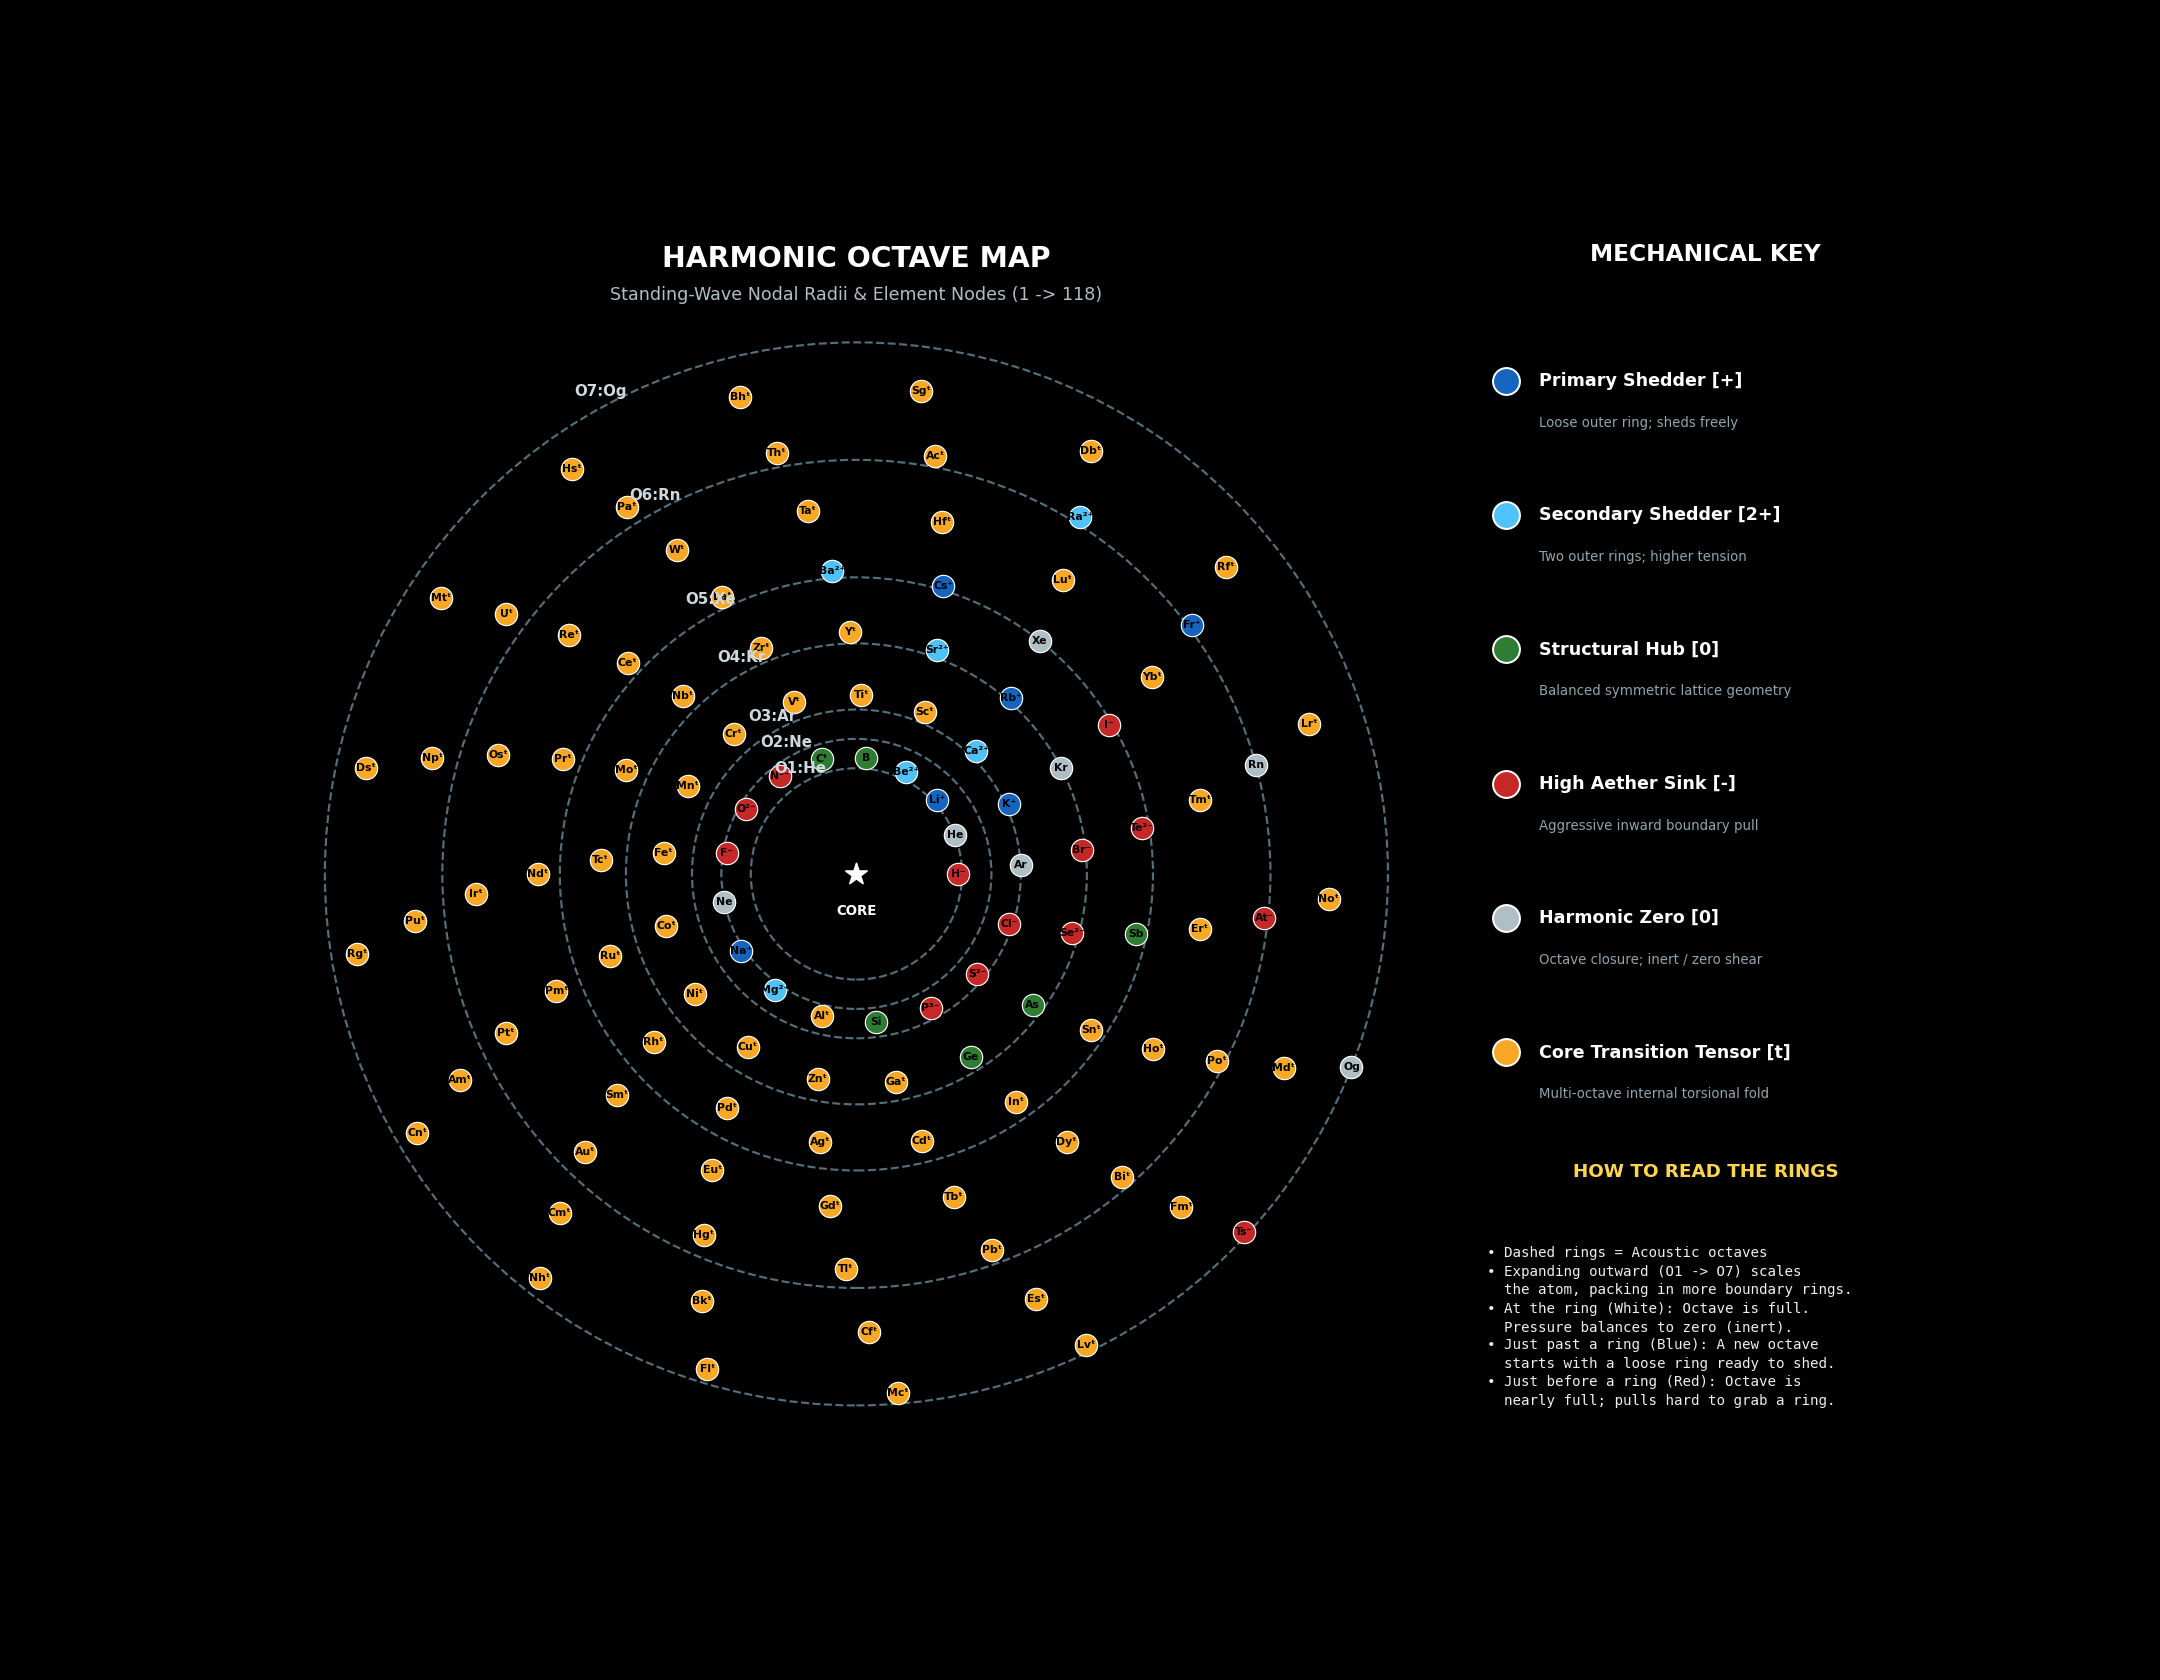

Write the Python code that produced this figure.
"""
Harmonic Spiral Map Generator (Intuitive Octave Guide)
Scalar Relaxation Cosmology - Atomic Harmonics Module

All 118 elements on fixed radial steps with labeled octave rings.
Includes a plain-English guide in the side panel for non-physicists.

Usage:
    python3 harmonic_spiral_map.py
"""

import matplotlib
matplotlib.use("Agg")  # Headless-safe
import matplotlib.pyplot as plt
import matplotlib.gridspec as gridspec
import numpy as np
import os

# ---------------------------------------------------------------
# THE 6 MECHANICAL ARCHETYPES (Color Key)
# ---------------------------------------------------------------
ARCHETYPES = {
    "BLUE":  "#1565C0",   # Primary Boundary Shedder (+)
    "LBLUE": "#4FC3F7",   # Secondary Boundary Shedder (2+)
    "GREEN": "#2E7D32",   # Structural Hub (0)
    "RED":   "#C62828",   # High Aether Sink (-)
    "WHITE": "#B0BEC5",   # Harmonic Zero (0) - inert
    "GOLD":  "#F9A825",   # Core Transition Tensor
}

# ---------------------------------------------------------------
# ALL 118 ELEMENTS (Z 1 -> 118)
# ---------------------------------------------------------------
SYMBOLS = [
    "H","He","Li","Be","B","C","N","O","F","Ne",
    "Na","Mg","Al","Si","P","S","Cl","Ar","K","Ca",
    "Sc","Ti","V","Cr","Mn","Fe","Co","Ni","Cu","Zn",
    "Ga","Ge","As","Se","Br","Kr","Rb","Sr","Y","Zr",
    "Nb","Mo","Tc","Ru","Rh","Pd","Ag","Cd","In","Sn",
    "Sb","Te","I","Xe","Cs","Ba","La","Ce","Pr","Nd",
    "Pm","Sm","Eu","Gd","Tb","Dy","Ho","Er","Tm","Yb",
    "Lu","Hf","Ta","W","Re","Os","Ir","Pt","Au","Hg",
    "Tl","Pb","Bi","Po","At","Rn","Fr","Ra","Ac","Th",
    "Pa","U","Np","Pu","Am","Cm","Bk","Cf","Es","Fm",
    "Md","No","Lr","Rf","Db","Sg","Bh","Hs","Mt","Ds",
    "Rg","Cn","Nh","Fl","Mc","Lv","Ts","Og",
]
assert len(SYMBOLS) == 118

NOBLE      = {2, 10, 18, 36, 54, 86, 118}
ALKALI     = {3, 11, 19, 37, 55, 87}
ALKEARTH   = {4, 12, 20, 38, 56, 88}
HALOGEN    = {9, 17, 35, 53, 85, 117}
NONMETAL   = {1, 6, 7, 8, 15, 16, 34, 52}
STRUCTURAL = {5, 14, 32, 33, 51}

def archetype(z):
    if z in NOBLE:      return "WHITE"
    if z in ALKALI:     return "BLUE"
    if z in ALKEARTH:   return "LBLUE"
    if z in HALOGEN:    return "RED"
    if z in NONMETAL:   return "RED" if z != 6 else "GREEN"
    if z in STRUCTURAL: return "GREEN"
    return "GOLD"

def polarity_mark(z):
    if z in NOBLE:          return ""
    if z in ALKALI:         return "\u207A"
    if z in ALKEARTH:       return "\u00B2\u207A"
    if z in HALOGEN:        return "\u207B"
    if z in (8, 16, 34, 52): return "\u00B2\u207B"
    if z in (7, 15):        return "\u00B3\u207B"
    if z == 1:              return "\u207B"
    if z in (5, 14, 32, 33, 51): return ""
    return "\u1D57"

# ---------------------------------------------------------------
# FIXED-STEP PLACEMENT
# ---------------------------------------------------------------
Z_MAX   = 118
R_START = 2.0
R_STEP  = 0.072
TURNS   = 7.0
DTHETA  = TURNS * 2 * np.pi / Z_MAX

def spiral_point(z):
    theta = (z - 1) * DTHETA
    r = R_START + (z - 1) * R_STEP
    return r * np.cos(theta), r * np.sin(theta), r, theta

# ---------------------------------------------------------------
# FIGURE (Slightly wider side panel to fit guide text)
# ---------------------------------------------------------------
fig = plt.figure(figsize=(18, 14), facecolor="black")
gs = gridspec.GridSpec(1, 2, width_ratios=[3.2, 1.3],
                       wspace=0.03, figure=fig)

ax = fig.add_subplot(gs[0])
ax.set_facecolor("black")
axl = fig.add_subplot(gs[1])
axl.set_facecolor("black")

# --- Octave closure rings + LABELS ---
octave_labels = ["O1:He", "O2:Ne", "O3:Ar", "O4:Kr",
                 "O5:Xe", "O6:Rn", "O7:Og"]
label_angle = np.radians(118)
for i, z_noble in enumerate(sorted(NOBLE)):
    _, _, r_ring, _ = spiral_point(z_noble)
    circle = plt.Circle((0, 0), r_ring, color="#546E7A",
                        fill=False, linewidth=1.3, linestyle="--", zorder=2)
    ax.add_patch(circle)
    lx = (r_ring + 0.28) * np.cos(label_angle)
    ly = (r_ring + 0.28) * np.sin(label_angle)
    ax.text(lx, ly, octave_labels[i], ha="center", va="center",
            fontsize=9, color="#CFD8DC", fontweight="bold", zorder=7)

# ---------------------------------------------------------------
# PLACE ALL 118 ELEMENTS
# ---------------------------------------------------------------
for z, sym in enumerate(SYMBOLS, start=1):
    x, y, r, theta = spiral_point(z)
    color = ARCHETYPES[archetype(z)]
    mark = polarity_mark(z)

    ax.scatter(x, y, s=180, c=color, edgecolors="white",
               linewidths=0.7, zorder=5)
    ax.text(x, y, f"{sym}{mark}", ha="center", va="center",
            fontsize=6.5, fontweight="bold", color="black", zorder=6)

# --- Center core ---
ax.scatter([0], [0], s=180, c="white", marker="*", zorder=4)
ax.text(0, -0.6, "CORE", ha="center", va="top",
        fontsize=8, color="white", fontweight="bold")

# --- Title ---
ax.text(0, 11.9, "HARMONIC OCTAVE MAP", ha="center",
        fontsize=17, fontweight="bold", color="white")
ax.text(0, 11.25, "Standing-Wave Nodal Radii & Element Nodes (1 -> 118)",
        ha="center", fontsize=10.5, color="#B0BEC5")

# --- Map frame ---
ax.set_xlim(-11.5, 11.5)
ax.set_ylim(-11.5, 12.5)
ax.set_aspect("equal")
ax.axis("off")

# ---------------------------------------------------------------
# LEGEND & PLAIN-ENGLISH GUIDE PANEL
# ---------------------------------------------------------------
axl.set_xlim(0, 10)
axl.set_ylim(0, 13)
axl.axis("off")

axl.text(5, 12.4, "MECHANICAL KEY", ha="center", fontsize=14,
         fontweight="bold", color="white")

legend_entries = [
    ("Primary Shedder",       "BLUE",  "+",   "Loose outer ring; sheds freely"),
    ("Secondary Shedder",     "LBLUE", "2+",  "Two outer rings; higher tension"),
    ("Structural Hub",        "GREEN", "0",   "Balanced symmetric lattice geometry"),
    ("High Aether Sink",      "RED",   "-",   "Aggressive inward boundary pull"),
    ("Harmonic Zero",         "WHITE", "0",   "Octave closure; inert / zero shear"),
    ("Core Transition Tensor","GOLD",  "t",   "Multi-octave internal torsional fold"),
]

y = 11.2
for label, key, pol, desc in legend_entries:
    axl.scatter([0.8], [y], s=260, c=ARCHETYPES[key],
                edgecolors="white", linewidths=1.2, zorder=5)
    axl.text(1.5, y, f"{label} [{pol}]", fontsize=10.5,
             color="white", fontweight="bold", va="center")
    axl.text(1.5, y - 0.42, desc, fontsize=8,
             color="#90A4AE", va="center")
    y -= 1.35

# --- Plain-English Guide Box for Non-Physicists ---
axl.text(5, 3.2, "HOW TO READ THE RINGS", ha="center", fontsize=11,
         fontweight="bold", color="#FFD54F")

guide_text = (
    "• Dashed rings = Acoustic octaves\n"
    "• Expanding outward (O1 -> O7) scales\n"
    "  the atom, packing in more boundary rings.\n"
    "• At the ring (White): Octave is full.\n"
    "  Pressure balances to zero (inert).\n"
    "• Just past a ring (Blue): A new octave\n"
    "  starts with a loose ring ready to shed.\n"
    "• Just before a ring (Red): Octave is\n"
    "  nearly full; pulls hard to grab a ring."
)
axl.text(0.4, 2.5, guide_text, fontsize=8.5, color="#ECEFF1",
         family="monospace", va="top", linespacing=1.4)

# ---------------------------------------------------------------
# SAVE
# ---------------------------------------------------------------
plt.savefig("harmonic_spiral_map.png", dpi=120, facecolor="black")
plt.savefig("harmonic_spiral_map.pdf", facecolor="black")
print("Saved: harmonic_spiral_map.png and harmonic_spiral_map.pdf")
print("PNG size: {:.1f} KB".format(
    os.path.getsize("harmonic_spiral_map.png") / 1024))
